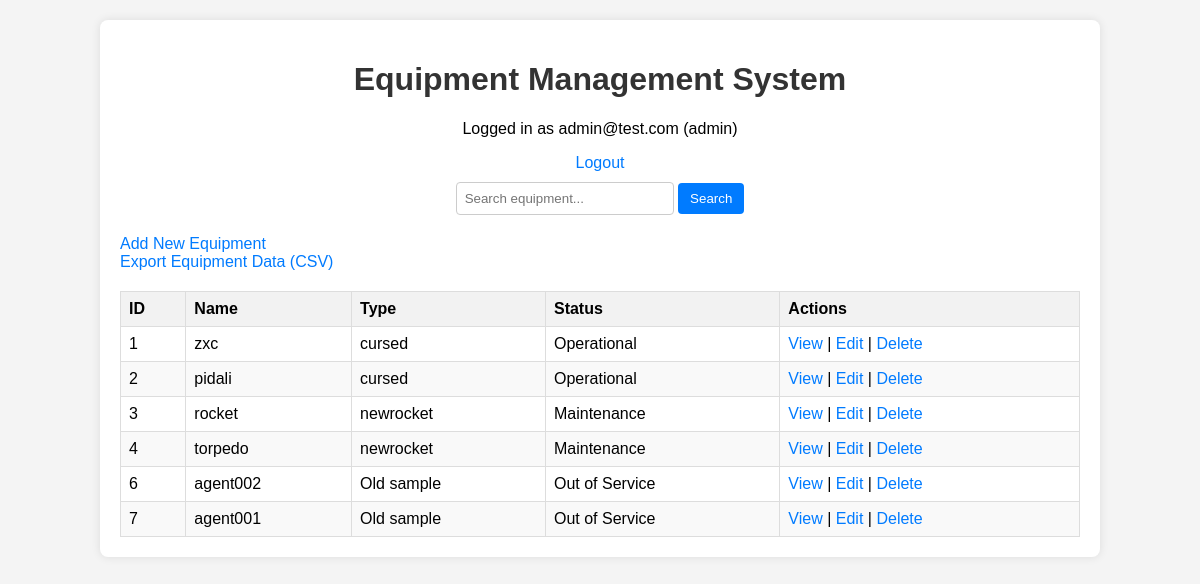
The page / (signed in) on the database its author committed.
### tables this page shows
CREATE TABLE `equipment` (
  `id` int NOT NULL,
  `name` varchar(255) NOT NULL,
  `type` varchar(255) NOT NULL,
  `status` enum('Operational','Maintenance','Out of Service') NOT NULL,
  `description` text
);

### index.php (the view, shortened to what this page needs)
<?php
include 'db_config.php';
$search_term = isset($_GET['search']) ? $_GET['search'] : '';
try {
    $sql = "SELECT * FROM equipment";
    $stmt = $pdo->prepare($sql);
    $stmt->execute();
    $equipment = $stmt->fetchAll(PDO::FETCH_ASSOC);
} catch(PDOException $e) {
    echo "Error: " . $e->getMessage();
    die();
}
?>
<!DOCTYPE html>
<html>
<head>
</head>
<body>
    <div class="container">
        <h1>Equipment Management System</h1>
        <p>Logged in as <?= htmlspecialchars($_SESSION['username'], ENT_QUOTES, 'UTF-8') ?> (<?= htmlspecialchars($_SESSION['user_type'], ENT_QUOTES, 'UTF-8') ?>)</p>
        <p><a href="logout.php">Logout</a></p>
        <div class="search-form">
            <form method="get">
                <input type="text" name="search" placeholder="Search equipment..." value="<?= htmlspecialchars($search_term, ENT_QUOTES, 'UTF-8') ?>">
                <button type="submit">Search</button>
            </form>
        </div>
        <?php if ($_SESSION['user_type'] == 'admin'): ?>
            <a href="add_equipment.php">Add New Equipment</a>
            <br><a href="export_equipment.php">Export Equipment Data (CSV)</a><br>
        <?php endif; ?>
        <table>
            <thead>
                <tr>
                    <th>ID</th>
                    <th>Name</th>
                    <th>Type</th>
                    <th>Status</th>
                    <th>Actions</th>
                </tr>
            </thead>
            <tbody>
                <?php foreach ($equipment as $item): ?>
                <tr>
                    <td><?= htmlspecialchars($item['id'], ENT_QUOTES, 'UTF-8') ?></td>
                    <td><?= htmlspecialchars($item['name'], ENT_QUOTES, 'UTF-8') ?></td>
                    <td><?= htmlspecialchars($item['type'], ENT_QUOTES, 'UTF-8') ?></td>
                    <td><?= htmlspecialchars($item['status'], ENT_QUOTES, 'UTF-8') ?></td>
                    <td class="actions">
                        <a href="view_equipment.php?id=<?= htmlspecialchars($item['id'], ENT_QUOTES, 'UTF-8') ?>">View</a>
                        <?php if ($_SESSION['user_type'] == 'admin'): ?>
                            | <a href="edit_equipment.php?id=<?= htmlspecialchars($item['id'], ENT_QUOTES, 'UTF-8') ?>">Edit</a>
                            | <a href="delete_equipment.php?id=<?= htmlspecialchars($item['id'], ENT_QUOTES, 'UTF-8') ?>" onclick="return confirm('Are you sure?')">Delete</a>
                        <?php endif; ?>
                    </td>
                </tr>
                <?php endforeach; ?>
            </tbody>
        </table>
    </div>
</body>
</html>

### index.php (style rules this page uses)
body { font-family: sans-serif; background-color: #f4f4f4; margin: 0; padding: 0; }
.container { width: 80%; margin: 20px auto; background-color: #fff; padding: 20px; border-radius: 8px; box-shadow: 0 0 10px rgba(0, 0, 0, 0.1); }
h1 { color: #333; text-align: center; }
p { margin-bottom: 10px; text-align: center; }
a { color: #007bff; text-decoration: none; }
table { border-collapse: collapse; width: 100%; margin-top: 20px; }
th, td { border: 1px solid #ddd; padding: 8px; text-align: left; }
th { background-color: #f2f2f2; }
tr:nth-child(even) { background-color: #f9f9f9; }
.actions { white-space: nowrap; }
.search-form { text-align: center; margin-bottom: 20px; }
.search-form input[type="text"] { padding: 8px; border: 1px solid #ccc; border-radius: 4px; width: 200px; }
.search-form button { background-color: #007bff; color: white; padding: 8px 12px; border: none; border-radius: 4px; cursor: pointer; }

### rows shown on the page
equipment: id "1", name "zxc", type "cursed", status "Operational"
equipment: id "2", name "pidali", type "cursed", status "Operational"
equipment: id "3", name "rocket", type "newrocket", status "Maintenance"
equipment: id "4", name "torpedo", type "newrocket", status "Maintenance"
equipment: id "6", name "agent002", type "Old sample", status "Out of Service"
equipment: id "7", name "agent001", type "Old sample", status "Out of Service"

### other values the page prints
$_SESSION['username'] "admin@test.com"
$_SESSION['user_type'] "admin"
